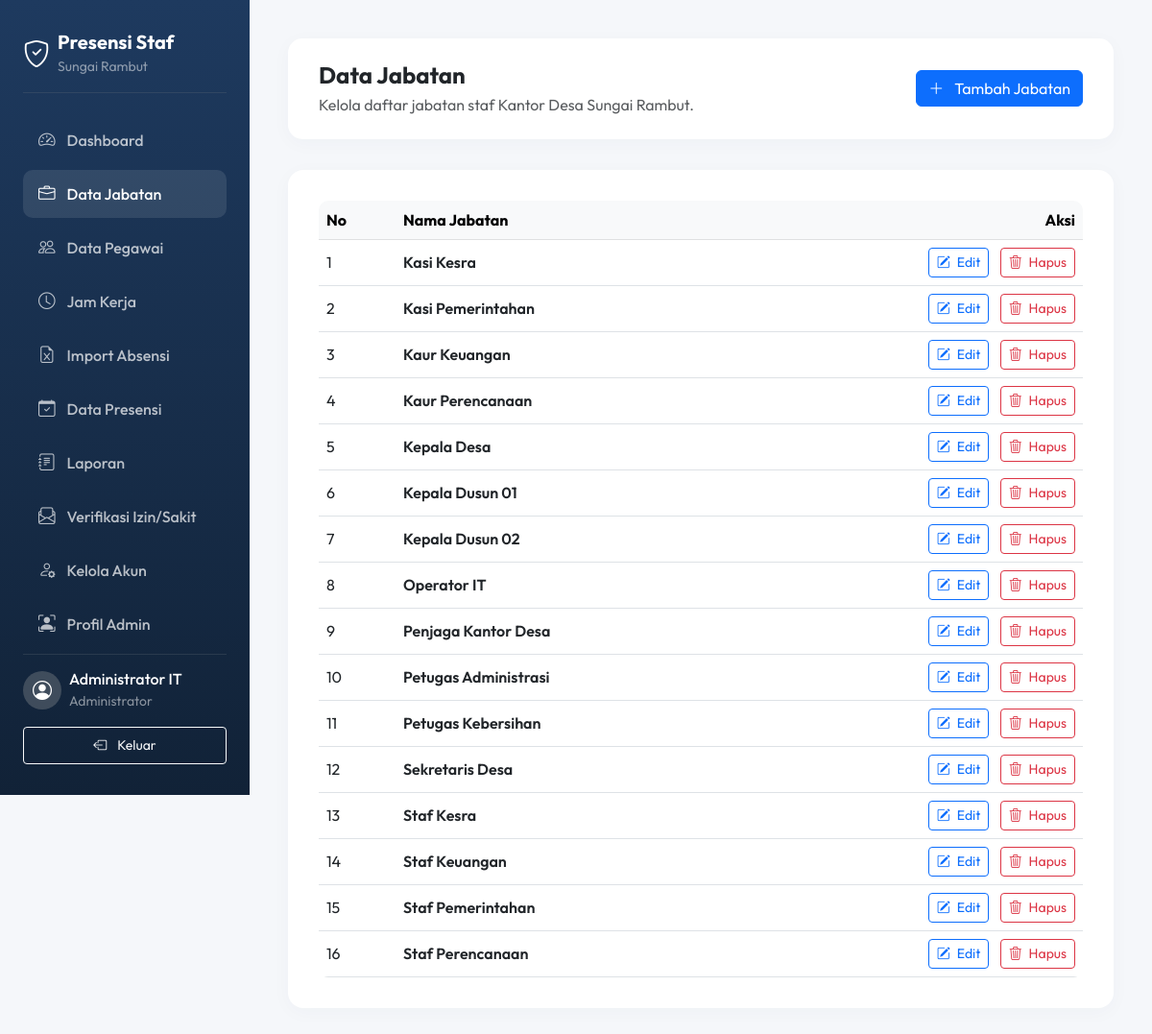
Screenshot of /admin/jabatan.php (signed in) with the database file from the repository.
### tables this page shows
CREATE TABLE IF NOT EXISTS jabatan (
    id INT AUTO_INCREMENT PRIMARY KEY,
    nama_jabatan VARCHAR(100) UNIQUE NOT NULL
);

### admin/jabatan.php (the view, shortened to what this page needs)
<?php
require_once 'header.php';
$jabatan_list = [];
try {
    $stmt = $pdo->query("SELECT * FROM jabatan ORDER BY nama_jabatan ASC");
    $jabatan_list = $stmt->fetchAll();
} catch (PDOException $e) {
    $error = "Gagal memuat data jabatan: " . $e->getMessage();
}
?>
<div class="page-header d-flex justify-content-between align-items-center">
    <div>
        <h4 class="fw-bold text-dark mb-1">Data Jabatan</h4>
        <p class="text-muted mb-0">Kelola daftar jabatan staf Kantor Desa Sungai Rambut.</p>
    </div>
    <button type="button" class="btn btn-primary" data-bs-toggle="modal" data-bs-target="#addJabatanModal">
        <i class="bi bi-plus-lg me-2"></i> Tambah Jabatan
    </button>
</div>
<div class="card card-custom">
    <div class="table-responsive">
        <table class="table table-hover align-middle mb-0">
            <thead class="table-light">
                <tr>
                    <th style="width: 80px;">No</th>
                    <th>Nama Jabatan</th>
                    <th class="text-end" style="width: 200px;">Aksi</th>
                </tr>
            </thead>
            <tbody>
                <?php if (empty($jabatan_list)): ?>
                    <tr>
                        <td colspan="3" class="text-center text-muted py-4">Belum ada data jabatan.</td>
                    </tr>
                <?php else: $no = 1; foreach ($jabatan_list as $j): ?>
                    <tr>
                        <td><?= $no++ ?></td>
                        <td class="fw-semibold text-dark"><?= htmlspecialchars($j['nama_jabatan']) ?></td>
                        <td class="text-end">
                            <button type="button" class="btn btn-sm btn-outline-primary me-2"
                                    data-bs-toggle="modal"
                                    data-bs-target="#editJabatanModal"
                                    data-id="<?= $j['id'] ?>"
                                    data-nama="<?= htmlspecialchars($j['nama_jabatan']) ?>">
                                <i class="bi bi-pencil-square me-1"></i> Edit
                            </button>
                            <button type="button" class="btn btn-sm btn-outline-danger"
                                    data-bs-toggle="modal"
                                    data-bs-target="#deleteJabatanModal"
                                    data-id="<?= $j['id'] ?>"
                                    data-nama="<?= htmlspecialchars($j['nama_jabatan']) ?>">
                                <i class="bi bi-trash3 me-1"></i> Hapus
                            </button>
                        </td>
                    </tr>
                <?php endforeach; endif; ?>
            </tbody>
        </table>
    </div>
</div>
<?php require_once 'footer.php'; ?>

### admin/header.php (style rules this page uses)
:root { --primary-color: #1E3A5F; --secondary-bg: #F5F7FA; --text-dark: #2A3B50; --color-hadir: #2ECC71; --color-terlambat: #E67E22; --color-alpha: #E74C3C; }
body { font-family: 'Outfit', sans-serif; background-color: var(--secondary-bg); color: var(--text-dark); margin: 0; }
.page-header { background-color: #FFFFFF; border-radius: 15px; padding: 1.5rem 2rem; box-shadow: 0 4px 20px rgba(30, 58, 95, 0.03); margin-bottom: 2rem; }
.card-custom { background-color: #FFFFFF; border-radius: 16px; padding: 2rem; box-shadow: 0 4px 20px rgba(30, 58, 95, 0.03); border: none; margin-bottom: 1.5rem; }
.table-responsive { border-radius: 10px; overflow: hidden; }

### rows the page displays
jabatan: nama_jabatan "Kasi Kesra"
jabatan: nama_jabatan "Kasi Pemerintahan"
jabatan: nama_jabatan "Kaur Keuangan"
jabatan: nama_jabatan "Kaur Perencanaan"
jabatan: nama_jabatan "Kepala Desa"
jabatan: nama_jabatan "Kepala Dusun 01"
jabatan: nama_jabatan "Kepala Dusun 02"
jabatan: nama_jabatan "Operator IT"
jabatan: nama_jabatan "Penjaga Kantor Desa"
jabatan: nama_jabatan "Petugas Administrasi"
jabatan: nama_jabatan "Petugas Kebersihan"
jabatan: nama_jabatan "Sekretaris Desa"
jabatan: nama_jabatan "Staf Kesra"
jabatan: nama_jabatan "Staf Keuangan"
jabatan: nama_jabatan "Staf Pemerintahan"
jabatan: nama_jabatan "Staf Perencanaan"

### other values shown
$_SESSION['nama_lengkap'] "Administrator IT"
